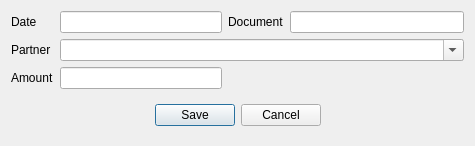
<?xml version="1.0" encoding="UTF-8"?>
<ui version="4.0">
 <class>DlgCouponServicePayment</class>
 <widget class="QDialog" name="DlgCouponServicePayment">
  <property name="geometry">
   <rect>
    <x>0</x>
    <y>0</y>
    <width>475</width>
    <height>140</height>
   </rect>
  </property>
  <property name="windowTitle">
   <string>Payment</string>
  </property>
  <layout class="QGridLayout" name="gridLayout">
   <item row="0" column="0">
    <widget class="QLabel" name="label">
     <property name="text">
      <string>Date</string>
     </property>
    </widget>
   </item>
   <item row="0" column="1">
    <widget class="EDateEdit" name="leDate"/>
   </item>
   <item row="0" column="2">
    <widget class="QLabel" name="label_2">
     <property name="text">
      <string>Document</string>
     </property>
    </widget>
   </item>
   <item row="0" column="3">
    <widget class="EQLineEdit" name="leDocument">
     <property name="readOnly">
      <bool>true</bool>
     </property>
    </widget>
   </item>
   <item row="1" column="0">
    <widget class="QLabel" name="label_3">
     <property name="text">
      <string>Partner</string>
     </property>
    </widget>
   </item>
   <item row="1" column="1" colspan="3">
    <widget class="QComboBox" name="cbPartner">
     <property name="editable">
      <bool>true</bool>
     </property>
    </widget>
   </item>
   <item row="2" column="0">
    <widget class="QLabel" name="label_4">
     <property name="text">
      <string>Amount</string>
     </property>
    </widget>
   </item>
   <item row="2" column="1">
    <widget class="EQLineEdit" name="leAmount">
     <property name="maximumSize">
      <size>
       <width>200</width>
       <height>16777215</height>
      </size>
     </property>
    </widget>
   </item>
   <item row="2" column="3">
    <spacer name="horizontalSpacer">
     <property name="orientation">
      <enum>Qt::Horizontal</enum>
     </property>
     <property name="sizeHint" stdset="0">
      <size>
       <width>174</width>
       <height>20</height>
      </size>
     </property>
    </spacer>
   </item>
   <item row="3" column="0" colspan="4">
    <widget class="QWidget" name="widget" native="true">
     <layout class="QHBoxLayout" name="horizontalLayout">
      <item>
       <spacer name="horizontalSpacer_2">
        <property name="orientation">
         <enum>Qt::Horizontal</enum>
        </property>
        <property name="sizeHint" stdset="0">
         <size>
          <width>133</width>
          <height>20</height>
         </size>
        </property>
       </spacer>
      </item>
      <item>
       <widget class="QPushButton" name="btnSave">
        <property name="text">
         <string>Save</string>
        </property>
       </widget>
      </item>
      <item>
       <widget class="QPushButton" name="btnCancel">
        <property name="text">
         <string>Cancel</string>
        </property>
       </widget>
      </item>
      <item>
       <spacer name="horizontalSpacer_3">
        <property name="orientation">
         <enum>Qt::Horizontal</enum>
        </property>
        <property name="sizeHint" stdset="0">
         <size>
          <width>132</width>
          <height>20</height>
         </size>
        </property>
       </spacer>
      </item>
     </layout>
    </widget>
   </item>
  </layout>
 </widget>
 <customwidgets>
  <customwidget>
   <class>EQLineEdit</class>
   <extends>QLineEdit</extends>
   <header location="global">eqlineedit.h</header>
   <slots>
    <signal>customButtonClicked(bool)</signal>
   </slots>
  </customwidget>
  <customwidget>
   <class>EDateEdit</class>
   <extends>QLineEdit</extends>
   <header location="global">edateedit.h</header>
  </customwidget>
 </customwidgets>
 <resources/>
 <connections/>
</ui>
